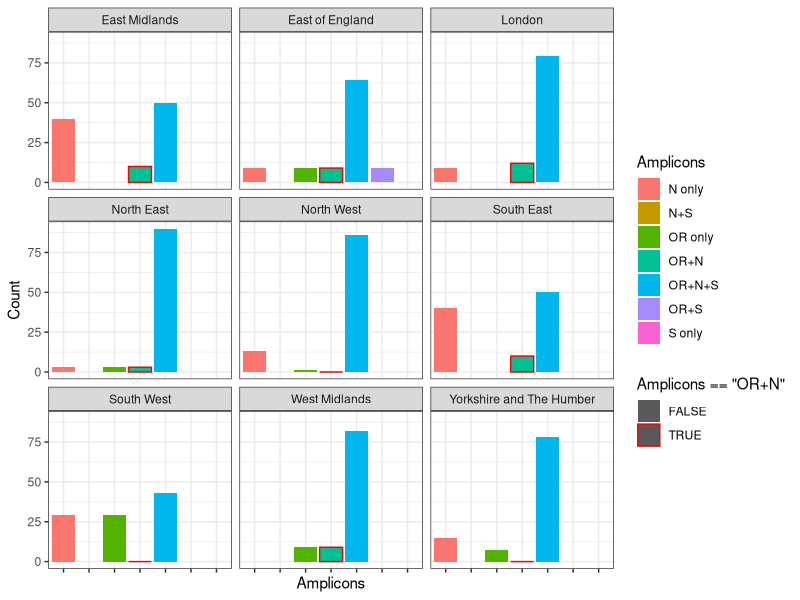
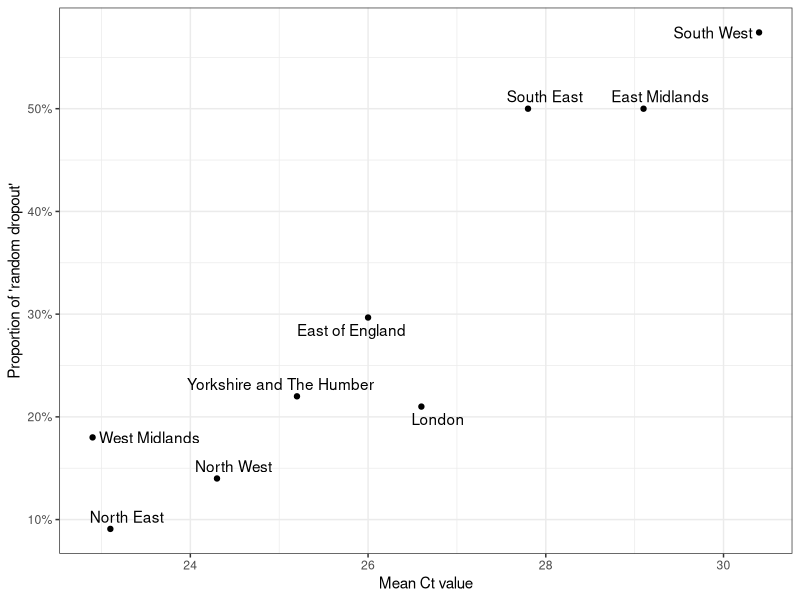
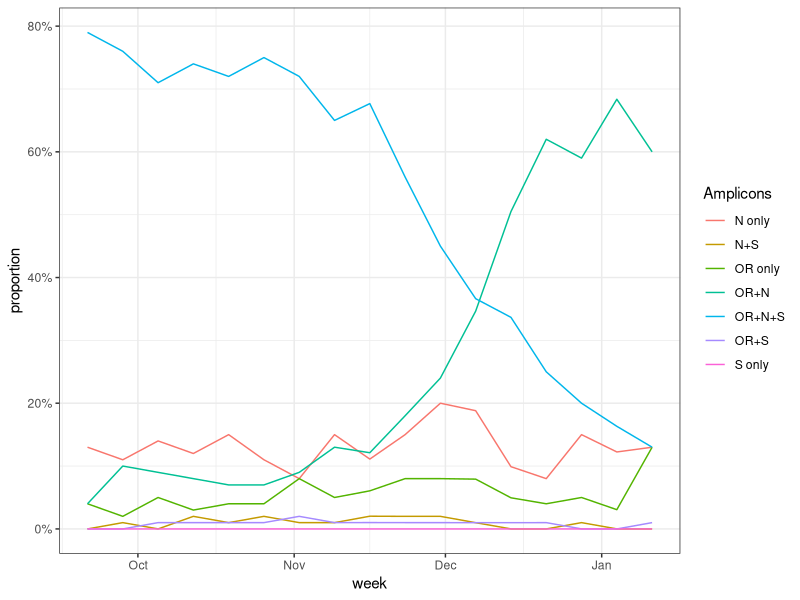
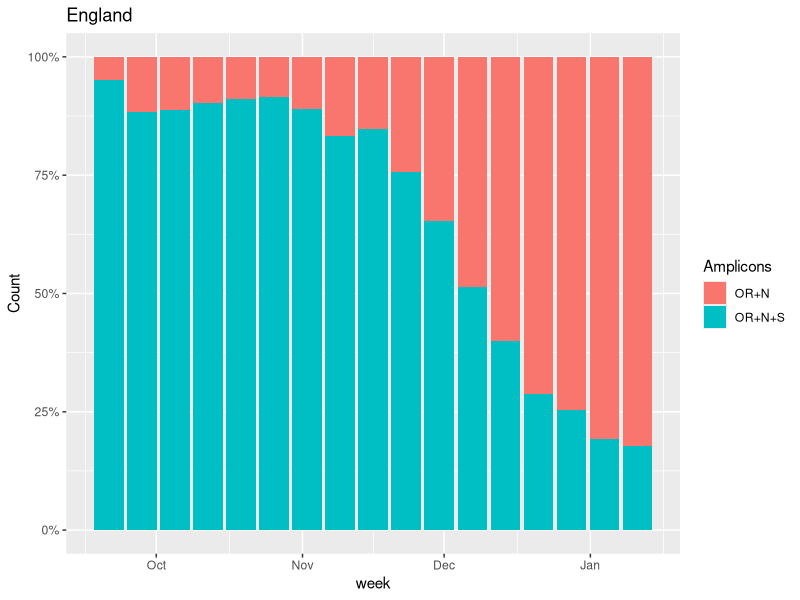
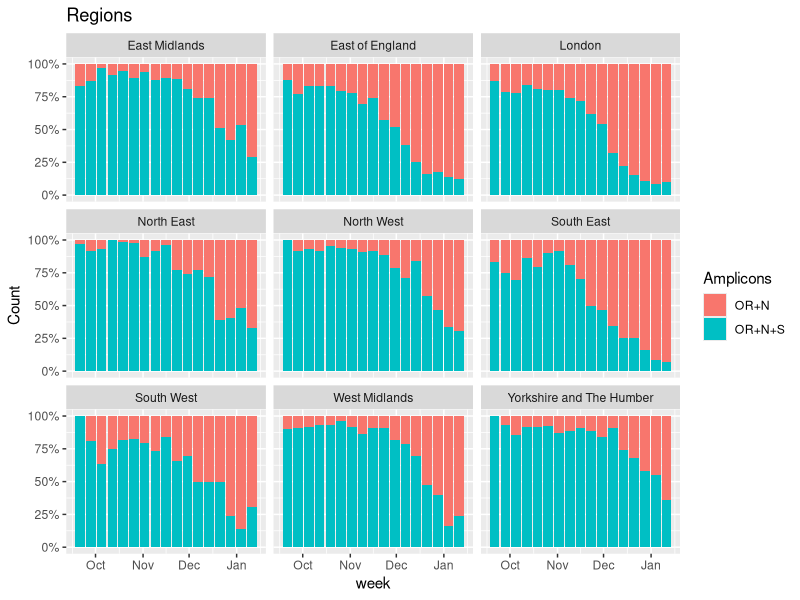

Source code (R) for these figures, in order:
## ---- chunk 1
library(ggrepel)
library(tidyverse)
library(lubridate)
data = read_csv("ons_ct.csv") %>% mutate(week=dmy(`Week started`)) %>% select(`N only`, `OR only`, `S only`, `OR+N` ,`OR+S`, `N+S`, `OR+N+S`,`Region`,`RegionType`,week) %>% pivot_longer(c(-week,-Region,-RegionType),names_to="Amplicons",values_to="Count")



data_ct = read_csv("ons_ct.csv") %>% mutate(week=dmy(`Week started`)) %>% select(`week`,`Region`,`RegionType`,contains("Percentile"), `Mean`)


## ---- chunk 2
subset = data %>% filter(week=="2020-09-21") %>% filter(RegionType=="EnglandRegion")
ggplot(subset,aes(x=Amplicons,y=Count,fill=Amplicons,color=Amplicons=="OR+N"))+geom_bar(stat="identity")+facet_wrap(~Region)+theme_bw()+
  theme(
        axis.text.x=element_blank()
        )+scale_color_manual(values=c("NA","red"))
## ---- chunk 3
# Exclude suspected B.1.1.7 from the data
subset = data %>% filter(week=="2020-09-21") %>% filter(RegionType=="EnglandRegion") %>% filter(Amplicons!="OR+S")

#Calculate the proportion with "no random dropout", then invert to get proportion of "random dropout"
subset =subset %>% group_by(Region) %>% mutate(proportion = Count/sum(Count)) %>% filter(Amplicons=="OR+N+S") %>% mutate(RandomDropout=1-proportion)

subset_cts = data_ct %>% filter(week=="2020-09-21") %>% filter(RegionType=="EnglandRegion")

both <- inner_join(subset,subset_cts) 

ggplot(both,aes(x=Mean,y=RandomDropout,label=Region))+geom_point()+labs(x="Mean Ct value",y="Proportion of 'random dropout'")+geom_text_repel()+theme_bw()+scale_y_continuous(labels=scales::percent)
## ---- chunk 4
data = data %>% group_by(Region,week) %>% mutate(proportion = Count/sum(Count)) 

ggplot(data%>% filter(Region=="England"), aes(x=week,y=proportion,color=Amplicons))+geom_line()+theme_bw()+scale_y_continuous(labels=scales::percent)
## ---- chunk 5
ggplot(data%>% filter(Region=="England",Amplicons %in% c("OR+N+S","OR+N")),aes(x=week, fill=Amplicons,y=Count))+geom_bar(stat="identity",position="fill")+scale_y_continuous(labels=scales::percent) +labs(title="England")

ggplot(data%>% filter(RegionType=="EnglandRegion",Amplicons %in% c("OR+N+S","OR+N")),aes(x=week, fill=Amplicons,y=Count))+geom_bar(stat="identity",position="fill")+scale_y_continuous(labels=scales::percent) +labs(title="Regions")+facet_wrap(~Region)
